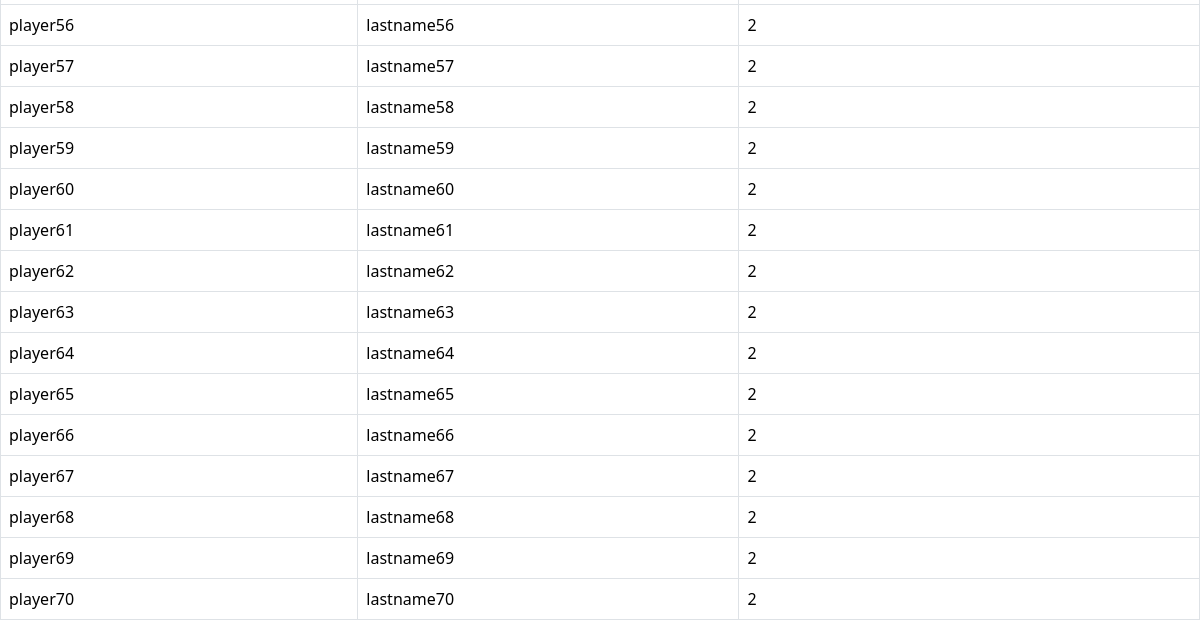
/Q3.html (lower part), run on an earlier commit of the app's database.
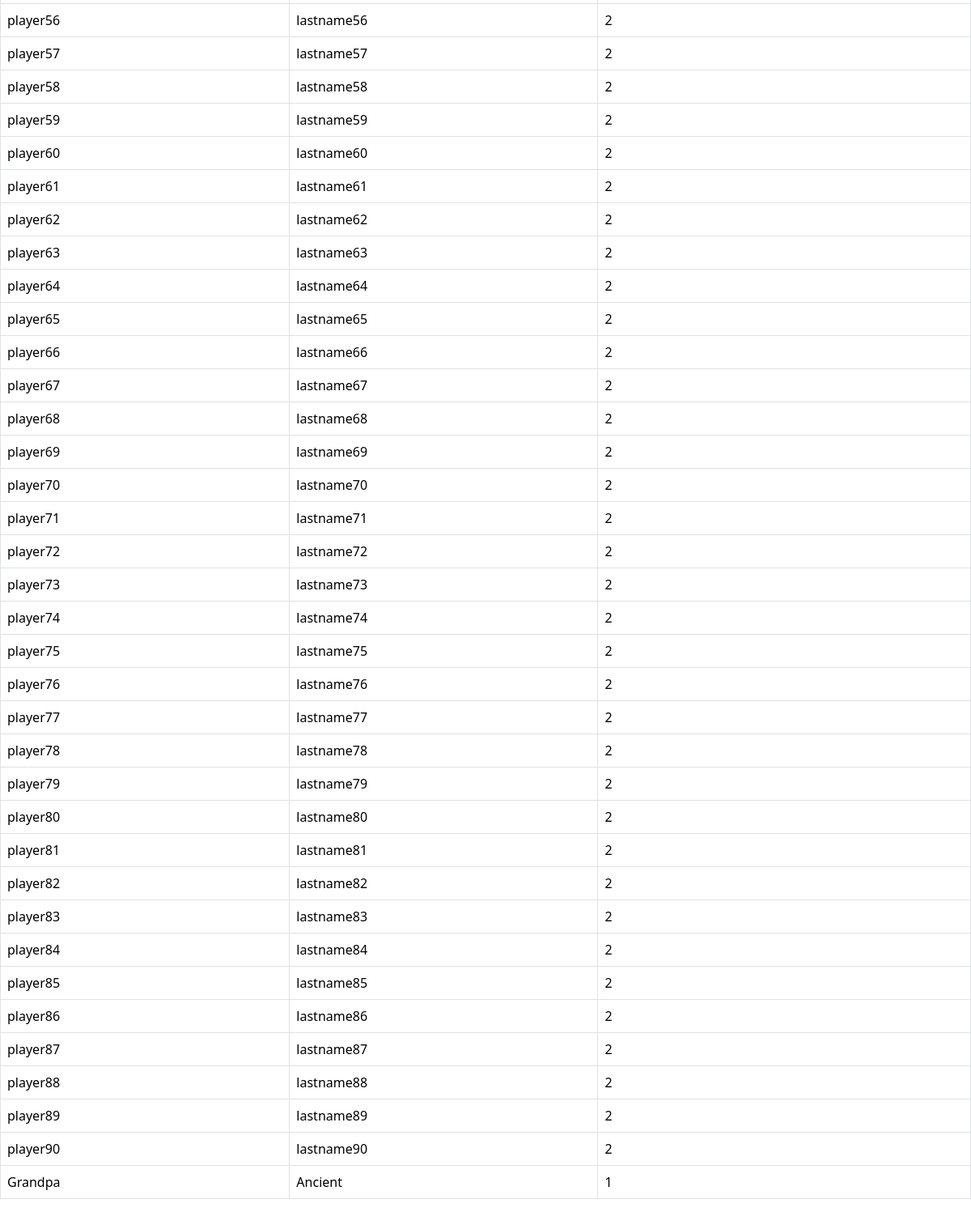
And on a later commit of the database.
### tables this page shows
CREATE TABLE players (
    p_player_key decimal(3,0) not null,
    p_player_firstname varchar(25) not null,
    p_player_lastname varchar(25) not null,
    p_player_age decimal(3,0) not null
);

### flask_app.py (the view)
@app.route('/Q3.html')
def index_Q3():
    conn = get_conn(db)
    cursor = conn.cursor()
    sql_file_path = 'sql/Queries/query4.sql'
    execute_query_from_file(sql_file_path, cursor)
    results = cursor.fetchall()
    close_conn(conn)
    return render_template('Q3.html', results=results)

### flask_app.py (called while the page is built)
def get_conn(_db):
    conn = None
    try:
        conn = sqlite3.connect(_db)
    except Error as e:
        print(e)
    return conn

def close_conn(_conn):
    try:
        _conn.close()
    except Error as e:
        print(e)
    return

def execute_query_from_file(file_path, cursor):
    with open(file_path, 'r') as file:
        sql_query = file.read()
        cursor.execute(sql_query)

### templates/Q3.html (shortened to what this page needs)
<!DOCTYPE html>
<html>
    <head>
        <link href="https://cdn.jsdelivr.net/npm/bootstrap@5.3.2/dist/css/bootstrap.min.css" rel="stylesheet">
        <link href="{{url_for('static', filename='assets/css/custom.css')}}" rel="stylesheet">
    </head>
    <body>
    <div class="table-responsive" id="results">
        <table class="table table-bordered">
            {%for column in results%}
                <tr>
                    <td>{{column[0]}}</td>
                    <td>{{column[1]}}</td>
                    <td>{{column[2]}}</td>
                </tr>
            {%endfor%}
        </table>
    </div>
    </body>
</html>

What changed in the data, as far as the page shows it:
added players: p_player_firstname "player71", p_player_lastname "lastname71", column "2"
added players: p_player_firstname "player72", p_player_lastname "lastname72", column "2"
added players: p_player_firstname "player73", p_player_lastname "lastname73", column "2"
added players: p_player_firstname "player74", p_player_lastname "lastname74", column "2"
added players: p_player_firstname "player75", p_player_lastname "lastname75", column "2"
added players: p_player_firstname "player76", p_player_lastname "lastname76", column "2"
added players: p_player_firstname "player77", p_player_lastname "lastname77", column "2"
added players: p_player_firstname "player78", p_player_lastname "lastname78", column "2"
added players: p_player_firstname "player79", p_player_lastname "lastname79", column "2"
added players: p_player_firstname "player80", p_player_lastname "lastname80", column "2"
added players: p_player_firstname "player81", p_player_lastname "lastname81", column "2"
added players: p_player_firstname "player82", p_player_lastname "lastname82", column "2"
added players: p_player_firstname "player83", p_player_lastname "lastname83", column "2"
added players: p_player_firstname "player84", p_player_lastname "lastname84", column "2"
added players: p_player_firstname "player85", p_player_lastname "lastname85", column "2"
added players: p_player_firstname "player86", p_player_lastname "lastname86", column "2"
added players: p_player_firstname "player87", p_player_lastname "lastname87", column "2"
added players: p_player_firstname "player88", p_player_lastname "lastname88", column "2"
added players: p_player_firstname "player89", p_player_lastname "lastname89", column "2"
added players: p_player_firstname "player90", p_player_lastname "lastname90", column "2"
added players: p_player_firstname "Grandpa", p_player_lastname "Ancient", column "1"
